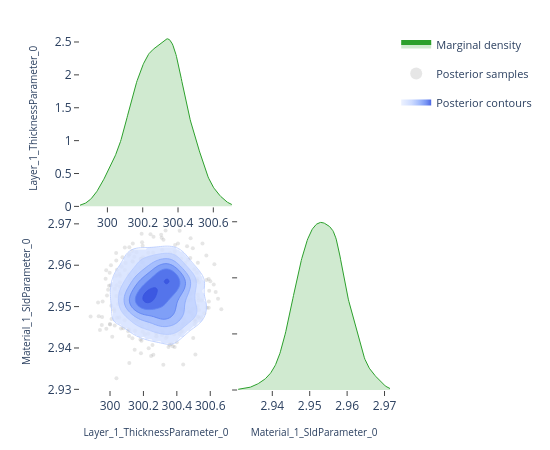

Source (notebook cell):
### Code cell
# ---- Pairwise focus: thickness vs SLD ---------------------------------------
# A 2-parameter corner plot zooms in on the joint posterior for a specific
# pair.  This is the same view the EasyReflectometryApp's "2D Heatmap"
# sub-tab uses to inspect parameter degeneracies.


params_of_interest = ['Layer_1_ThicknessParameter_0', 'Material_1_SldParameter_0']
idx = [posterior.param_names.index(p) for p in params_of_interest]
subset_draws = np.asarray(posterior.draws)[:, idx]

fig = plot_corner(subset_draws, params_of_interest)
fig.show()

### Figure 1 — Plotly figure (JSON) as saved in the notebook; plotly's stock layout.template omitted (floating-point values rounded to 4 significant figures; data arrays with more than 128 entries replaced by an {"elided": "..."} marker saying what was removed)
{"data": [{"fill": "tozeroy", "fillcolor": "rgba(44, 160, 44, 0.22)", "hoverinfo": "skip", "legendgroup": "marginal", "line": {"color": "rgb(44, 160, 44)", "width": 1}, "mode": "lines", "name": "Marginal density", "showlegend": true, "type": "scatter", "x": {"elided": "256 float values"}, "xaxis": "x", "y": {"elided": "256 float values"}, "yaxis": "y"}, {"hoverinfo": "skip", "legendgroup": "scatter", "marker": {"color": "rgba(140, 140, 140, 0.22)", "size": 4}, "mode": "markers", "name": "Posterior samples", "showlegend": true, "type": "scatter", "x": {"elided": "560 float values"}, "xaxis": "x3", "y": {"elided": "560 float values"}, "yaxis": "y3", "zorder": 0}, {"colorscale": [[0.0, "rgba(224, 233, 255, 0.62)"], [0.35, "rgba(183, 203, 255, 0.70)"], [0.6, "rgba(138, 169, 252, 0.78)"], [0.82, "rgba(96, 131, 242, 0.84)"], [1.0, "rgba(58, 86, 224, 0.90)"]], "connectgaps": false, "contours": {"coloring": "fill", "end": 142.9, "showlabels": false, "showlines": false, "size": 22.56, "start": 30.08}, "hoverinfo": "skip", "legendgroup": "contour", "name": "Posterior contours", "showlegend": true, "showscale": false, "type": "contour", "x": [299.8, 299.9, 299.9, 299.9, 299.9, 299.9, 299.9, 299.9, 299.9, 299.9, 300.0, 300.0, 300.0, 300.0, 300.0, 300.0, 300.0, 300.0, 300.0, 300.1, 300.1, 300.1, 300.1, 300.1, 300.1, 300.1, 300.1, 300.1, 300.1, 300.2, 300.2, 300.2, 300.2, 300.2, 300.2, 300.2, 300.2, 300.2, 300.3, 300.3, 300.3, 300.3, 300.3, 300.3, 300.3, 300.3, 300.3, 300.4, 300.4, 300.4, 300.4, 300.4, 300.4, 300.4, 300.4, 300.4, 300.5, 300.5, 300.5, 300.5, 300.5, 300.5, 300.5, 300.5, 300.5, 300.6, 300.6, 300.6, 300.6, 300.6, 300.6, 300.6, 300.6, 300.6, 300.7, 300.7, 300.7, 300.7, 300.7, 300.7], "xaxis": "x3", "y": [2.931, 2.931, 2.932, 2.932, 2.933, 2.933, 2.934, 2.934, 2.935, 2.935, 2.936, 2.937, 2.937, 2.938, 2.938, 2.939, 2.939, 2.94, 2.94, 2.941, 2.941, 2.942, 2.942, 2.943, 2.943, 2.944, 2.944, 2.945, 2.945, 2.946, 2.946, 2.947, 2.947, 2.948, 2.948, 2.949, 2.949, 2.95, 2.95, 2.951, 2.951, 2.952, 2.952, 2.953, 2.953, 2.954, 2.955, 2.955, 2.956, 2.956, 2.957, 2.957, 2.958, 2.958, 2.959, 2.959, 2.96, 2.96, 2.961, 2.961, 2.962, 2.962, 2.963, 2.963, 2.964, 2.964, 2.965, 2.965, 2.966, 2.966, 2.967, 2.967, 2.968, 2.968, 2.969, 2.969, 2.97, 2.97, 2.971, 2.971], "yaxis": "y3", "z": {"elided": "80x80 float values"}, "zmax": 142.9, "zmin": 30.08, "zorder": 1}, {"colorscale": [[0.0, "rgba(183, 203, 255, 0.94)"], [0.35, "rgba(183, 203, 255, 0.94)"], [0.35, "rgba(138, 169, 252, 0.95)"], [0.6, "rgba(138, 169, 252, 0.95)"], [0.6, "rgba(96, 131, 242, 0.96)"], [0.82, "rgba(96, 131, 242, 0.96)"], [0.82, "rgba(58, 86, 224, 0.98)"], [1.0, "rgba(58, 86, 224, 0.98)"]], "contours": {"coloring": "lines", "end": 142.9, "showlabels": false, "size": 22.56, "start": 30.08}, "hoverinfo": "skip", "legendgroup": "contour", "line": {"width": 0.9}, "showlegend": false, "showscale": false, "type": "contour", "x": [299.8, 299.9, 299.9, 299.9, 299.9, 299.9, 299.9, 299.9, 299.9, 299.9, 300.0, 300.0, 300.0, 300.0, 300.0, 300.0, 300.0, 300.0, 300.0, 300.1, 300.1, 300.1, 300.1, 300.1, 300.1, 300.1, 300.1, 300.1, 300.1, 300.2, 300.2, 300.2, 300.2, 300.2, 300.2, 300.2, 300.2, 300.2, 300.3, 300.3, 300.3, 300.3, 300.3, 300.3, 300.3, 300.3, 300.3, 300.4, 300.4, 300.4, 300.4, 300.4, 300.4, 300.4, 300.4, 300.4, 300.5, 300.5, 300.5, 300.5, 300.5, 300.5, 300.5, 300.5, 300.5, 300.6, 300.6, 300.6, 300.6, 300.6, 300.6, 300.6, 300.6, 300.6, 300.7, 300.7, 300.7, 300.7, 300.7, 300.7], "xaxis": "x3", "y": [2.931, 2.931, 2.932, 2.932, 2.933, 2.933, 2.934, 2.934, 2.935, 2.935, 2.936, 2.937, 2.937, 2.938, 2.938, 2.939, 2.939, 2.94, 2.94, 2.941, 2.941, 2.942, 2.942, 2.943, 2.943, 2.944, 2.944, 2.945, 2.945, 2.946, 2.946, 2.947, 2.947, 2.948, 2.948, 2.949, 2.949, 2.95, 2.95, 2.951, 2.951, 2.952, 2.952, 2.953, 2.953, 2.954, 2.955, 2.955, 2.956, 2.956, 2.957, 2.957, 2.958, 2.958, 2.959, 2.959, 2.96, 2.96, 2.961, 2.961, 2.962, 2.962, 2.963, 2.963, 2.964, 2.964, 2.965, 2.965, 2.966, 2.966, 2.967, 2.967, 2.968, 2.968, 2.969, 2.969, 2.97, 2.97, 2.971, 2.971], "yaxis": "y3", "z": {"elided": "80x80 float values"}, "zmax": 142.9, "zmin": 30.08, "zorder": 2}, {"fill": "tozeroy", "fillcolor": "rgba(44, 160, 44, 0.22)", "hoverinfo": "skip", "legendgroup": "marginal", "line": {"color": "rgb(44, 160, 44)", "width": 1}, "mode": "lines", "name": "Marginal density", "showlegend": false, "type": "scatter", "x": {"elided": "256 float values"}, "xaxis": "x4", "y": {"elided": "256 float values"}, "yaxis": "y4"}], "layout": {"height": 450, "legend": {"font": {"size": 11}, "itemsizing": "constant", "orientation": "v", "x": 1.02, "xanchor": "left", "y": 1.0, "yanchor": "top"}, "margin": {"b": 60, "l": 80, "r": 160, "t": 30}, "plot_bgcolor": "white", "showlegend": true, "width": 550, "xaxis": {"anchor": "y", "domain": [0.0, 0.49], "showgrid": false, "ticks": "outside", "zeroline": false}, "xaxis2": {"anchor": "y2", "domain": [0.51, 1.0], "showgrid": false, "ticks": "outside", "visible": false, "zeroline": false}, "xaxis3": {"anchor": "y3", "domain": [0.0, 0.49], "showgrid": false, "ticks": "outside", "title": {"font": {"size": 10}, "text": "Layer_1_ThicknessParameter_0"}, "zeroline": false}, "xaxis4": {"anchor": "y4", "domain": [0.51, 1.0], "showgrid": false, "ticks": "outside", "title": {"font": {"size": 10}, "text": "Material_1_SldParameter_0"}, "zeroline": false}, "yaxis": {"anchor": "x", "domain": [0.51, 1.0], "showgrid": false, "ticks": "outside", "title": {"font": {"size": 10}, "text": "Layer_1_ThicknessParameter_0"}, "zeroline": false}, "yaxis2": {"anchor": "x2", "domain": [0.51, 1.0], "showgrid": false, "ticks": "outside", "visible": false, "zeroline": false}, "yaxis3": {"anchor": "x3", "domain": [0.0, 0.49], "showgrid": false, "ticks": "outside", "title": {"font": {"size": 10}, "text": "Material_1_SldParameter_0"}, "zeroline": false}, "yaxis4": {"anchor": "x4", "domain": [0.0, 0.49], "showgrid": false, "showticklabels": false, "ticks": "outside", "zeroline": false}}}
